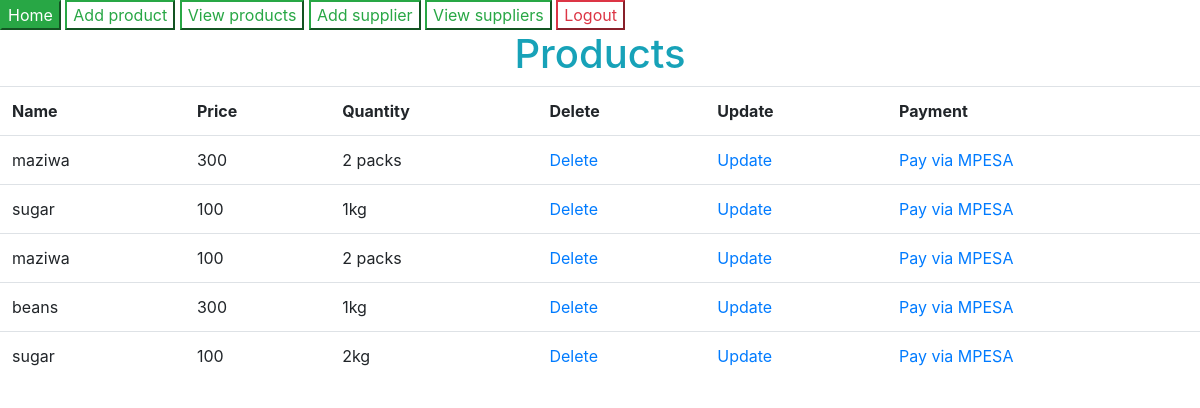
Screenshot of /products/ (signed in) with the database file from the repository.
### afternoonDjangoRegistration/models.py (models this page shows)
class Product(models.Model):
    prod_name = models.CharField(max_length=30,
                                 blank=False, null=False)
    prod_price = models.CharField(max_length=30,
                                  blank=False, null=False)
    prod_quantity = models.CharField(max_length=30,
                                     blank=False, null=False)

### afternoonDjangoRegistration/views.py (the view)
# urls.py: path('products/', general_views.view_products, name='products'),
@login_required
def view_products(request):
    products = Product.objects.all()
    context = {'products':products}
    return render(request, 'products.html', context)

### templates/products.html
{% extends 'basee.html' %}
{% block content %}
    <section class="products-section">
        <div class="products-section-container">
            <h1 CLASS="text-info text-center">Products</h1>
            <table class="table">
                 <tr>
                <th>Name</th>
                <th>Price</th>
                <th>Quantity</th>
                <th>Delete</th>
                <th>Update</th>
                <th>Payment</th>
            </tr>
            {% for product in products %}
                <tr>
                    <td>{{ product.prod_name }}</td>
                    <td>{{ product.prod_price }}</td>
                    <td>{{ product.prod_quantity }}</td>
                    <td><a href="/delete-product/{{ product.id }}">Delete</a></td>
                    <td><a href="/update-product/{{ product.id }}">Update</a></td>
                    <td><a href="/payment/{{ product.id }}">Pay via MPESA</a></td>
                </tr>
            {% endfor %}
            </table>
        </div>
    </section>
{% endblock %}

### rows the page displays
Product: prod_name "maziwa", prod_price "300", prod_quantity "2 packs"
Product: prod_name "sugar", prod_price "100", prod_quantity "1kg"
Product: prod_name "maziwa", prod_price "100", prod_quantity "2 packs"
Product: prod_name "beans", prod_price "300", prod_quantity "1kg"
Product: prod_name "sugar", prod_price "100", prod_quantity "2kg"
